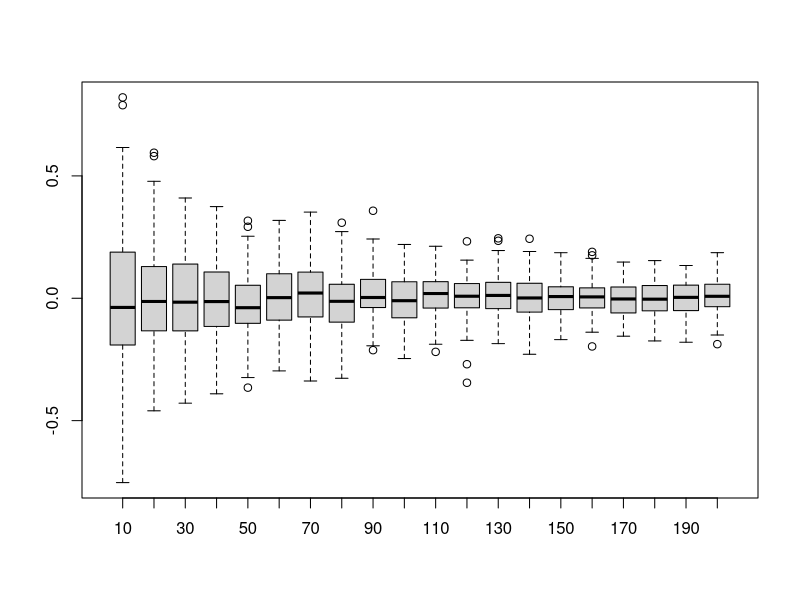

Recreate this plot in R.
m <- 100
mean_samples <- function(n=10){
  X <- matrix(rnorm(n*m), nrow = m, ncol = n)
  return(apply(X,1,mean))
}

B <- matrix(0.0,100,20)
for (i in 1:20) {
  B[,i] <- mean_samples(i*10)
}
colnames(B) <- as.character(seq(10,200,by = 10))
boxplot(B)
